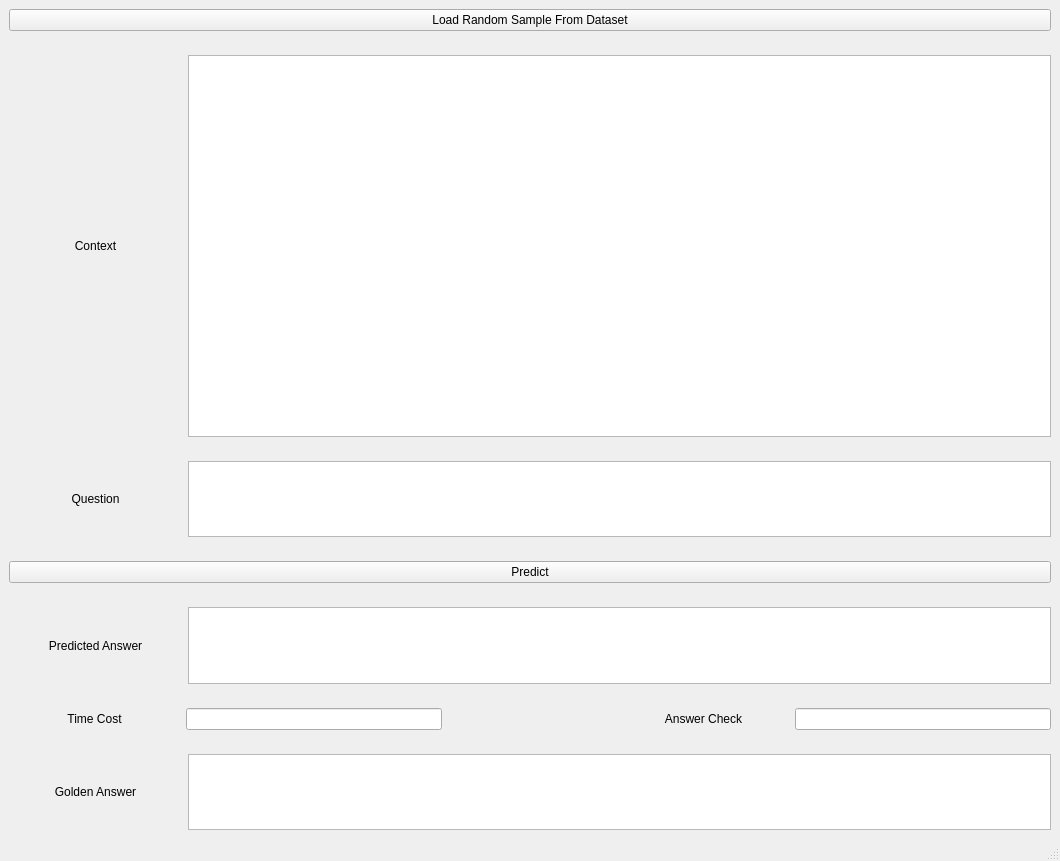
<?xml version="1.0" encoding="UTF-8"?>
<ui version="4.0">
 <class>QAAppGui</class>
 <widget class="QMainWindow" name="QAAppGui">
  <property name="geometry">
   <rect>
    <x>0</x>
    <y>0</y>
    <width>1060</width>
    <height>861</height>
   </rect>
  </property>
  <property name="windowTitle">
   <string>QA Demo</string>
  </property>
  <widget class="QWidget" name="centralwidget">
   <layout class="QGridLayout" name="gridLayout">
    <item row="0" column="0">
     <layout class="QVBoxLayout" name="verticalLayout" stretch="1,0,10,0,2,0,1,0,2,0,1,0,2">
      <item>
       <widget class="QPushButton" name="load_data_btn">
        <property name="text">
         <string>Load Random Sample From Dataset</string>
        </property>
       </widget>
      </item>
      <item>
       <spacer name="verticalSpacer_7">
        <property name="orientation">
         <enum>Qt::Vertical</enum>
        </property>
        <property name="sizeHint" stdset="0">
         <size>
          <width>20</width>
          <height>18</height>
         </size>
        </property>
       </spacer>
      </item>
      <item>
       <layout class="QHBoxLayout" name="horizontalLayout_1" stretch="1,5">
        <item>
         <widget class="QLabel" name="context_label">
          <property name="text">
           <string>Context</string>
          </property>
          <property name="alignment">
           <set>Qt::AlignCenter</set>
          </property>
         </widget>
        </item>
        <item>
         <widget class="QTextEdit" name="context_textEdit"/>
        </item>
       </layout>
      </item>
      <item>
       <spacer name="verticalSpacer">
        <property name="orientation">
         <enum>Qt::Vertical</enum>
        </property>
        <property name="sizeHint" stdset="0">
         <size>
          <width>20</width>
          <height>18</height>
         </size>
        </property>
       </spacer>
      </item>
      <item>
       <layout class="QHBoxLayout" name="horizontalLayout_2" stretch="1,5">
        <item>
         <widget class="QLabel" name="question_label">
          <property name="text">
           <string>Question</string>
          </property>
          <property name="alignment">
           <set>Qt::AlignCenter</set>
          </property>
         </widget>
        </item>
        <item>
         <widget class="QTextEdit" name="question_textEdit"/>
        </item>
       </layout>
      </item>
      <item>
       <spacer name="verticalSpacer_6">
        <property name="orientation">
         <enum>Qt::Vertical</enum>
        </property>
        <property name="sizeHint" stdset="0">
         <size>
          <width>20</width>
          <height>18</height>
         </size>
        </property>
       </spacer>
      </item>
      <item>
       <widget class="QPushButton" name="predict_btn">
        <property name="text">
         <string>Predict</string>
        </property>
       </widget>
      </item>
      <item>
       <spacer name="verticalSpacer_2">
        <property name="orientation">
         <enum>Qt::Vertical</enum>
        </property>
        <property name="sizeHint" stdset="0">
         <size>
          <width>20</width>
          <height>18</height>
         </size>
        </property>
       </spacer>
      </item>
      <item>
       <layout class="QHBoxLayout" name="horizontalLayout_3" stretch="1,5">
        <item>
         <widget class="QLabel" name="predicted_answer_label">
          <property name="text">
           <string>Predicted Answer</string>
          </property>
          <property name="alignment">
           <set>Qt::AlignCenter</set>
          </property>
         </widget>
        </item>
        <item>
         <widget class="QTextEdit" name="predicted_answer_textEdit"/>
        </item>
       </layout>
      </item>
      <item>
       <spacer name="verticalSpacer_3">
        <property name="orientation">
         <enum>Qt::Vertical</enum>
        </property>
        <property name="sizeHint" stdset="0">
         <size>
          <width>20</width>
          <height>18</height>
         </size>
        </property>
       </spacer>
      </item>
      <item>
       <layout class="QHBoxLayout" name="horizontalLayout_4" stretch="2,3,2,2,3">
        <item>
         <widget class="QLabel" name="time_cost_label">
          <property name="text">
           <string>Time Cost</string>
          </property>
          <property name="alignment">
           <set>Qt::AlignCenter</set>
          </property>
         </widget>
        </item>
        <item>
         <widget class="QLineEdit" name="time_cost_lineEdit"/>
        </item>
        <item>
         <spacer name="horizontalSpacer">
          <property name="orientation">
           <enum>Qt::Horizontal</enum>
          </property>
          <property name="sizeHint" stdset="0">
           <size>
            <width>40</width>
            <height>20</height>
           </size>
          </property>
         </spacer>
        </item>
        <item>
         <widget class="QLabel" name="answer_check_label">
          <property name="text">
           <string>Answer Check</string>
          </property>
          <property name="alignment">
           <set>Qt::AlignCenter</set>
          </property>
         </widget>
        </item>
        <item>
         <widget class="QLineEdit" name="answer_check_lineEdit"/>
        </item>
       </layout>
      </item>
      <item>
       <spacer name="verticalSpacer_4">
        <property name="orientation">
         <enum>Qt::Vertical</enum>
        </property>
        <property name="sizeHint" stdset="0">
         <size>
          <width>20</width>
          <height>18</height>
         </size>
        </property>
       </spacer>
      </item>
      <item>
       <layout class="QHBoxLayout" name="horizontalLayout_5" stretch="1,5">
        <item>
         <widget class="QLabel" name="golden_answer_label">
          <property name="text">
           <string>Golden Answer</string>
          </property>
          <property name="alignment">
           <set>Qt::AlignCenter</set>
          </property>
         </widget>
        </item>
        <item>
         <widget class="QTextEdit" name="golden_answer_textEdit"/>
        </item>
       </layout>
      </item>
     </layout>
    </item>
   </layout>
  </widget>
  <widget class="QStatusBar" name="statusbar"/>
 </widget>
 <resources/>
 <connections/>
</ui>
